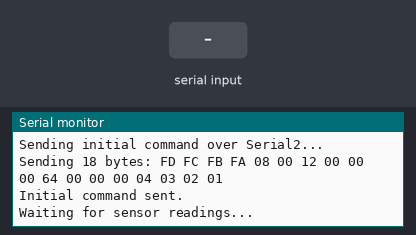
Recording of a sketch running on a simulated ESP32. On the bench: the last lines printed to the serial monitor. Inputs (shaded band) come from the test bench.

Above: at 1.2 s.
1.3 s: "Range 90\n" received over the second serial link
At 2.1 s:
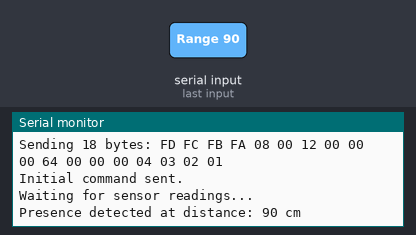
2.8 s: "Range ,45\n" received over the second serial link
At 3.5 s:
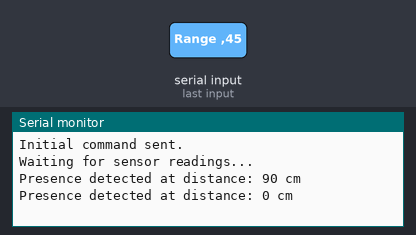

Measured:
- after the input at 1.3 s, the serial monitor: prints a new line at once (image 1)
- after the input at 2.8 s, the serial monitor: prints a new line at once (image 2)

The sketch:

sketch_jan1a.ino
```cpp
// Define the pins for our secondary hardware serial port (Serial2)
#define RX2_PIN 5
#define TX2_PIN 4

void setup() {
  // Start the primary serial communication (USB Monitor)
  Serial.begin(115200);
  unsigned long startAttemptTime = millis();
  while (!Serial && millis() - startAttemptTime < 2000) {
    delay(100);
  }
  Serial.println("Serial Monitor Initialized.");

  // Start Serial2 for the HMMD Sensor
  Serial2.begin(115200, SERIAL_8N1, RX2_PIN, TX2_PIN);
  Serial.println("Serial2 Initialized on RX:" + String(RX2_PIN) + ", TX:" + String(TX2_PIN));

  // Keep the command sending for now, as you confirmed the current code works.
  // It might be putting the sensor into the correct output mode or keeping it active.
  String hex_to_send = "FDFCFBFA0800120000006400000004030201"; // Normal Mode command?
  Serial.println("Sending initial command over Serial2...");
  sendHexData(hex_to_send);
  Serial.println("Initial command sent.");
  Serial.println("Waiting for sensor readings...");
}

void loop() {
  // Read and process lines from Serial2
  readAndProcessSensorLines();

  // Small delay is fine
  delay(10);
}

// Original function to send command bytes - KEEPING AS IS
void sendHexData(String hexString) {
  int hexStringLength = hexString.length();
  if (hexStringLength % 2 != 0) {
    Serial.println("Error: Hex string must have an even number of characters.");
    return;
  }
  int byteCount = hexStringLength / 2;
  byte hexBytes[byteCount];
  for (int i = 0; i < hexStringLength; i += 2) {
    String byteString = hexString.substring(i, i + 2);
    byte hexByte = (byte)strtoul(byteString.c_str(), NULL, 16);
    hexBytes[i / 2] = hexByte;
  }
  // Print confirmation of what's being sent
  Serial.print("Sending ");
  Serial.print(byteCount);
  Serial.print(" bytes: ");
  for(int i=0; i<byteCount; i++) {
    if (hexBytes[i] < 16) Serial.print("0");
    Serial.print(hexBytes[i], HEX);
    Serial.print(" ");
  }
  Serial.println();
  // Send the data
  Serial2.write(hexBytes, byteCount);
}


// *** MODIFIED FUNCTION TO READ AND PARSE LINES ***
void readAndProcessSensorLines() {
  // Check if data is available on Serial2
  while (Serial2.available() > 0) {
    // Read a line of text until a newline character (\n) is received
    // The timeout helps prevent blocking forever if a line ending is missed
    String line = Serial2.readStringUntil('\n');

    // Clean up the line: remove potential carriage return (\r) and leading/trailing whitespace
    line.trim();

    // Check if the line contains the "Range" information
    if (line.startsWith("Range ")) {
      // Extract the substring after "Range "
      String distanceStr = line.substring(6); // Start extracting after "Range " (index 6)

      // Convert the distance string to an integer
      int distance = distanceStr.toInt();

      // Print the extracted distance
      Serial.print("Presence detected at distance: ");
      Serial.print(distance);
      Serial.println(" cm");
      delay(60); // Assuming the unit is cm, adjust if needed

  }
}

}
```
